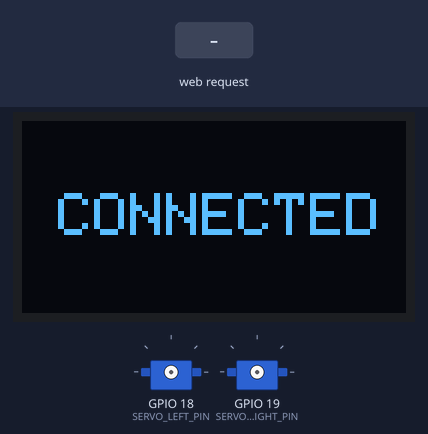
Bench run of a sketch on a simulated ESP32. Parts: 128×64 one-colour display, 2 × servo. Inputs (shaded band) come from the test bench. WiFi joins after 1.5 s; servers stay silent unless stated; random numbers use the default seed unless the sketch sets one.

Above: at 1.6 s.
At 3.7 s:
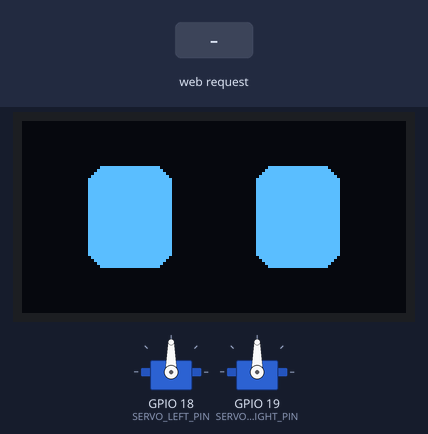
3.8 s: HTTP request GET /vector?x=120&y=120&swing=120 received
At 4.27 s:
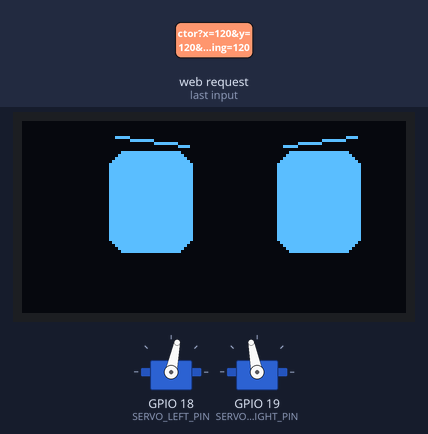
6.2 s: HTTP request GET /vector?x=1&y=1&swing=1 received
At 10.4 s:
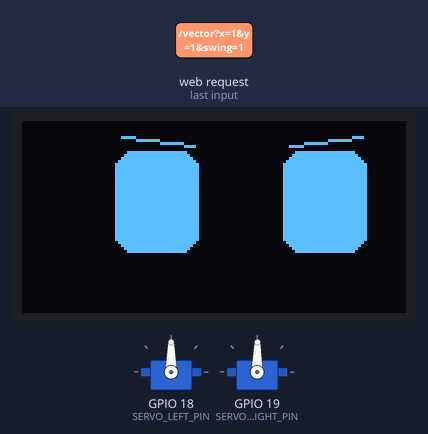
Timing chart, 0 to 11.9 s (numbered marks = the images above; inputs shaded):
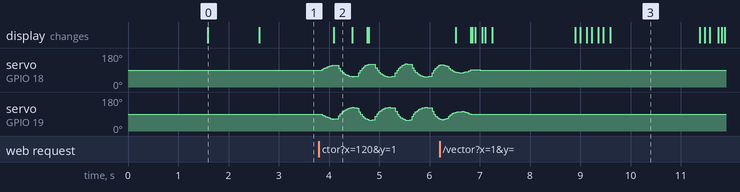

The sketch:

tars_physics_tuned.ino
```cpp
#include <WiFi.h>
#include <WebServer.h>
#include <Wire.h>
#include <Adafruit_GFX.h>
#include <Adafruit_SSD1306.h>
#include <ESP32Servo.h>
#include <math.h>

// --- Hardware & Display Pin Configuration ---
#define SCREEN_WIDTH 128
#define SCREEN_HEIGHT 64
#define OLED_RESET    -1
#define SCREEN_ADDRESS 0x3C

#define SERVO_LEFT_PIN   18
#define SERVO_RIGHT_PIN  19

// --- Wi-Fi Network Credentials ---
const char* WIFI_SSID     = "Aashi pawar";
const char* WIFI_PASSWORD = "8221946003";

// --- Servo Hardware Trims & Direction Inversion ---
float leftOffset        = 90.0;
float rightOffset       = 90.0;
bool invertRightServo   = false;

// --- Gait Parameters (Fully Tunable via Web UI) ---
float legSwingAngle     = 25.0; // Degrees legs swing forward
float bodyPushAngle      = 25.0; // Degrees legs push backward to move body
float pitchLiftAngle     = 12.0; // Dynamic pitch lift to unweight chassis
float swingDurationMs    = 220.0; // Leg swing phase duration (ms)
float pushDurationMs     = 280.0; // Body push phase duration (ms)
float pauseDurationMs    = 80.0;  // Transition pause duration (ms)
float servoSmoothFactor  = 0.25;  // Motion smoothing interpolation factor

// --- Control Vector States ---
float targetX = 0.0, targetY = 0.0;
float currentX = 0.0, currentY = 0.0;

// --- Output Servo Angles ---
float currentLeftAngle  = 90.0;
float currentRightAngle = 90.0;

// --- Phase State Machine Definition ---
enum GaitPhase {
  PHASE_IDLE,
  PHASE_SWING_LEGS_FORWARD,
  PHASE_PLANT_LEGS,
  PHASE_PUSH_BODY_FORWARD,
  PHASE_PLANT_BODY
};

GaitPhase currentPhase = PHASE_IDLE;
unsigned long phaseStartTime = 0;

// --- Animated Moving & Wandering Eyes Engine Variables ---
unsigned long lastEyeFrame = 0;
unsigned long nextBlinkTime = 0;
bool isBlinking = false;
unsigned long blinkStartTime = 0;

// Random Look / Gaze Vectors
float currentGazeX = 0.0;
float currentGazeY = 0.0;
float targetGazeX = 0.0;
float targetGazeY = 0.0;
unsigned long nextGazeShiftTime = 0;

// --- System Objects ---
Adafruit_SSD1306 display(SCREEN_WIDTH, SCREEN_HEIGHT, &Wire, OLED_RESET);
Servo servoLeft;
Servo servoRight;
WebServer server(80);

// --- Mobile Web Controller Interface ---
const char HTML_INTERFACE[] PROGMEM = R"rawliteral(
<!DOCTYPE html>
<html>
<head>
    <meta name="viewport" content="width=device-width, initial-scale=1.0, maximum-scale=1.0, user-scalable=no">
    <title>TARS Controller</title>
    <style>
        body { font-family: -apple-system, sans-serif; background: #121212; color: #E0E0E0; text-align: center; margin: 0; padding: 12px; }
        h1 { font-size: 22px; letter-spacing: 3px; color: #FFF; margin-bottom: 2px; }
        .subtitle { color: #888; font-size: 11px; margin-bottom: 12px; }
        .card { background: #1E1E1E; border-radius: 12px; padding: 12px; margin-bottom: 12px; box-shadow: 0 4px 10px rgba(0,0,0,0.3); text-align: left; }
        .card h3 { text-align: center; margin-top: 0; color: #007AFF; font-size: 14px; letter-spacing: 1px; }

        #joystick-container { position: relative; width: 170px; height: 170px; background: #2A2A2A; border-radius: 50%; margin: 8px auto; touch-action: none; border: 2px solid #444; }
        #stick { position: absolute; width: 60px; height: 60px; background: #007AFF; border-radius: 50%; top: 55px; left: 55px; box-shadow: 0 4px 8px rgba(0,0,0,0.4); }

        .btn { background: #FF3B30; color: white; border: none; padding: 10px; font-size: 13px; border-radius: 8px; cursor: pointer; width: 100%; font-weight: bold; margin-top: 8px;}

        .slider-container { margin: 10px 0; }
        label { font-weight: bold; font-size: 11px; color: #AAA; display: block; margin-bottom: 3px; }
        .slider { -webkit-appearance: none; width: 100%; height: 8px; border-radius: 4px; background: #333; outline: none; }
        .slider::-webkit-slider-thumb { -webkit-appearance: none; width: 20px; height: 20px; border-radius: 50%; background: #007AFF; cursor: pointer; }
        .slider-highlight::-webkit-slider-thumb { background: #30D158; }
        .value-display { float: right; color: #007AFF; font-weight: bold; }
    </style>
</head>
<body>
    <h1>TARS</h1>
    <div class="subtitle">KINEMATIC CONTROL SYSTEM</div>

    <div class="card" style="text-align: center;">
        <h3>JOYSTICK CONTROL</h3>
        <div id="joystick-container">
            <div id="stick"></div>
        </div>
        <button class="btn" onclick="resetJoystick()">EMERGENCY STOP</button>
    </div>

    <div class="card">
        <h3>GAIT & TIMING TUNER</h3>
        <div class="slider-container">
            <label>LEG SWING ANGLE <span id="swingVal" class="value-display">25&deg;</span></label>
            <input type="range" min="5" max="45" value="25" class="slider slider-highlight" id="swingSlider" oninput="updateConfig()">
        </div>
        <div class="slider-container">
            <label>BODY PUSH ANGLE <span id="pushVal" class="value-display">25&deg;</span></label>
            <input type="range" min="5" max="45" value="25" class="slider slider-highlight" id="pushSlider" oninput="updateConfig()">
        </div>
        <div class="slider-container">
            <label>PITCH LIFT ANGLE <span id="pitchVal" class="value-display">12&deg;</span></label>
            <input type="range" min="0" max="30" value="12" class="slider" id="pitchSlider" oninput="updateConfig()">
        </div>
        <div class="slider-container">
            <label>SWING DURATION <span id="swingTimeVal" class="value-display">220ms</span></label>
            <input type="range" min="100" max="600" step="10" value="220" class="slider" id="swingTimeSlider" oninput="updateConfig()">
        </div>
        <div class="slider-container">
            <label>PUSH DURATION <span id="pushTimeVal" class="value-display">280ms</span></label>
            <input type="range" min="100" max="800" step="10" value="280" class="slider" id="pushTimeSlider" oninput="updateConfig()">
        </div>
        <div class="slider-container">
            <label>TRANSITION PAUSE <span id="pauseVal" class="value-display">80ms</span></label>
            <input type="range" min="20" max="300" step="10" value="80" class="slider" id="pauseSlider" oninput="updateConfig()">
        </div>
    </div>

    <div class="card">
        <h3>SERVO TRIM & INVERSION</h3>
        <div class="slider-container">
            <label>LEFT LEG TRIM <span id="leftVal" class="value-display">90&deg;</span></label>
            <input type="range" min="50" max="130" value="90" class="slider" id="leftSlider" oninput="updateConfig()">
        </div>
        <div class="slider-container">
            <label>RIGHT LEG TRIM <span id="rightVal" class="value-display">90&deg;</span></label>
            <input type="range" min="50" max="130" value="90" class="slider" id="rightSlider" oninput="updateConfig()">
        </div>
        <div class="slider-container">
            <label>INVERT RIGHT SERVO DIRECTION</label>
            <input type="checkbox" id="invRight" onchange="updateConfig()">
        </div>
    </div>

    <script>
        const container = document.getElementById('joystick-container');
        const stick = document.getElementById('stick');
        let active = false, lastX = 0, lastY = 0;

        function sendVector(x, y) {
            if (Math.abs(x - lastX) < 2 && Math.abs(y - lastY) < 2) return;
            lastX = x; lastY = y;
            fetch(`/vector?x=${x}&y=${y}`);
        }

        function resetJoystick() {
            stick.style.transform = `translate(0px, 0px)`;
            lastX = 0; lastY = 0;
            fetch('/vector?x=0&y=0');
        }

        function updateConfig() {
            let swing = document.getElementById('swingSlider').value;
            let push = document.getElementById('pushSlider').value;
            let pitch = document.getElementById('pitchSlider').value;
            let stime = document.getElementById('swingTimeSlider').value;
            let ptime = document.getElementById('pushTimeSlider').value;
            let pause = document.getElementById('pauseSlider').value;
            let l_off = document.getElementById('leftSlider').value;
            let r_off = document.getElementById('rightSlider').value;
            let inv_r = document.getElementById('invRight').checked ? 1 : 0;

            document.getElementById('swingVal').innerText = swing + '°';
            document.getElementById('pushVal').innerText = push + '°';
            document.getElementById('pitchVal').innerText = pitch + '°';
            document.getElementById('swingTimeVal').innerText = stime + 'ms';
            document.getElementById('pushTimeVal').innerText = ptime + 'ms';
            document.getElementById('pauseVal').innerText = pause + 'ms';
            document.getElementById('leftVal').innerText = l_off + '°';
            document.getElementById('rightVal').innerText = r_off + '°';

            fetch(`/config?swing=${swing}&push=${push}&pitch=${pitch}&stime=${stime}&ptime=${ptime}&pause=${pause}&l_off=${l_off}&r_off=${r_off}&inv_r=${inv_r}`);
        }

        function handleMove(clientX, clientY) {
            const rect = container.getBoundingClientRect();
            let dx = clientX - rect.left - 85;
            let dy = clientY - rect.top - 85;
            let dist = Math.sqrt(dx * dx + dy * dy);
            let maxDist = 55;

            if (dist > maxDist) {
                dx = (dx / dist) * maxDist;
                dy = (dy / dist) * maxDist;
            }

            stick.style.transform = `translate(${dx}px, ${dy}px)`;

            let normX = Math.round((dx / maxDist) * 100);
            let normY = Math.round((-dy / maxDist) * 100);

            if(Math.abs(normX) < 8 && Math.abs(normY) < 8) { normX = 0; normY = 0; }
            sendVector(normX, normY);
        }

        container.addEventListener('pointerdown', (e) => { active = true; handleMove(e.clientX, e.clientY); });
        window.addEventListener('pointermove', (e) => { if (active) handleMove(e.clientX, e.clientY); });
        window.addEventListener('pointerup', () => { if (active) { active = false; stick.style.transform = `translate(0px, 0px)`; resetJoystick(); } });
    </script>
</body>
</html>
)rawliteral";

// --- OLED Animated Moving & Blinking Eyes Engine ---
void updateAnimatedEyes() {
    unsigned long currentMillis = millis();
    if (currentMillis - lastEyeFrame < 33) return; // Smooth 30 FPS Render Rate
    lastEyeFrame = currentMillis;

    // 1. Random Blinking Mechanics
    if (!isBlinking && currentMillis >= nextBlinkTime) {
        isBlinking = true;
        blinkStartTime = currentMillis;
        nextBlinkTime = currentMillis + random(2000, 5500); // Blink every 2-5.5 sec
    }

    int eyeHeight = 34; // Fully open eye height
    if (isBlinking) {
        if (currentMillis - blinkStartTime < 130) {
            eyeHeight = 3; // Fully closed flat line
        } else {
            isBlinking = false;
        }
    }

    // 2. Dynamic Eye Wandering / Joystick Override Logic
    float joystickMag = sqrt(currentX * currentX + currentY * currentY);

    if (joystickMag > 10.0) {
        // Joystick actively overrides eye direction
        targetGazeX = (currentX / 100.0) * 14.0;
        targetGazeY = -(currentY / 100.0) * 10.0;
    } else {
        // Robot idle state: Randomly shift gaze left, right, up, down, or center
        if (currentMillis >= nextGazeShiftTime) {
            nextGazeShiftTime = currentMillis + random(1200, 3800);

            int gazeOption = random(0, 6);
            switch(gazeOption) {
                case 0: targetGazeX = -14.0; targetGazeY = 0.0;  break; // Look Far Left
                case 1: targetGazeX = 14.0;  targetGazeY = 0.0;  break; // Look Far Right
                case 2: targetGazeX = 0.0;   targetGazeY = 0.0;  break; // Look Center Forward
                case 3: targetGazeX = -10.0; targetGazeY = -6.0; break; // Look Up-Left
                case 4: targetGazeX = 10.0;  targetGazeY = -6.0; break; // Look Up-Right
                case 5: targetGazeX = 0.0;   targetGazeY = 6.0;  break; // Look Down
            }
        }
    }

    // Smoothly ease/LERP current gaze coordinates towards target position
    currentGazeX += (targetGazeX - currentGazeX) * 0.16;
    currentGazeY += (targetGazeY - currentGazeY) * 0.16;

    display.clearDisplay();

    // Eye Dimensions & Base Centered Locations
    int eyeWidth = 28;
    int baseLeftEyeX = 36;
    int baseRightEyeX = 92;
    int baseEyeY = 32;

    int drawLeftX  = baseLeftEyeX  + (int)currentGazeX;
    int drawRightX = baseRightEyeX + (int)currentGazeX;
    int drawY      = baseEyeY      + (int)currentGazeY;

    // Render Expressive Rectangular Eyes with Rounded Corners
    display.fillRoundRect(drawLeftX - eyeWidth/2,  drawY - eyeHeight/2, eyeWidth, eyeHeight, 6, SSD1306_WHITE);
    display.fillRoundRect(drawRightX - eyeWidth/2, drawY - eyeHeight/2, eyeWidth, eyeHeight, 6, SSD1306_WHITE);

    // Expressive Eyebrow Accents based on gaze direction
    if (targetGazeY < -3.0 || currentY > 20) { // Looking up or forward
        display.drawLine(drawLeftX - 12, drawY - eyeHeight/2 - 5, drawLeftX + 12, drawY - eyeHeight/2 - 2, SSD1306_WHITE);
        display.drawLine(drawRightX - 12, drawY - eyeHeight/2 - 2, drawRightX + 12, drawY - eyeHeight/2 - 5, SSD1306_WHITE);
    } else if (abs(currentGazeX) > 8.0 || abs(currentX) > 20) { // Looking left or right
        display.drawLine(drawLeftX - 10, drawY - eyeHeight/2 - 4, drawLeftX + 10, drawY - eyeHeight/2 - 4, SSD1306_WHITE);
        display.drawLine(drawRightX - 10, drawY - eyeHeight/2 - 4, drawRightX + 10, drawY - eyeHeight/2 - 4, SSD1306_WHITE);
    }

    display.display();
}

// --- HTTP Route Handlers ---
void handleRoot() { server.send(200, "text/html", HTML_INTERFACE); }

void handleVector() {
    if (server.hasArg("x") && server.hasArg("y")) {
        targetX = server.arg("x").toFloat();
        targetY = server.arg("y").toFloat();
        server.send(200, "text/plain", "OK");
    }
}

void handleConfig() {
    if (server.hasArg("swing")) legSwingAngle  = server.arg("swing").toFloat();
    if (server.hasArg("push"))  bodyPushAngle   = server.arg("push").toFloat();
    if (server.hasArg("pitch")) pitchLiftAngle  = server.arg("pitch").toFloat();
    if (server.hasArg("stime")) swingDurationMs = server.arg("stime").toFloat();
    if (server.hasArg("ptime")) pushDurationMs  = server.arg("ptime").toFloat();
    if (server.hasArg("pause")) pauseDurationMs = server.arg("pause").toFloat();
    if (server.hasArg("l_off")) leftOffset     = server.arg("l_off").toFloat();
    if (server.hasArg("r_off")) rightOffset    = server.arg("r_off").toFloat();
    if (server.hasArg("inv_r")) invertRightServo = (server.arg("inv_r").toInt() == 1);

    server.send(200, "text/plain", "OK");
}

// --- Corrected 3-Block TARS Kinematic Phase Engine ---
void updatePhaseGaitEngine() {
    static unsigned long lastLoopTime = 0;
    unsigned long currentMillis = millis();

    if (currentMillis - lastLoopTime < 15) return; // 66 Hz Loop
    lastLoopTime = currentMillis;

    // Filter incoming inputs using Exponential Moving Average
    currentX += (targetX - currentX) * 0.15;
    currentY += (targetY - currentY) * 0.15;

    float normX = currentX / 100.0;
    float normY = currentY / 100.0;
    float magnitude = sqrt(normX * normX + normY * normY);

    // IDLE CHECK: When Joystick is centered, reset servos to neutral trim
    if (magnitude < 0.08) {
        currentPhase = PHASE_IDLE;
        currentLeftAngle  += (leftOffset - currentLeftAngle) * 0.1;
        currentRightAngle += (rightOffset - currentRightAngle) * 0.1;

        servoLeft.write((int)currentLeftAngle);
        servoRight.write((int)currentRightAngle);
        return;
    }

    unsigned long elapsedTime = currentMillis - phaseStartTime;

    float targetLeft = leftOffset;
    float targetRight = rightOffset;

    if (abs(normY) >= abs(normX) - 0.1) {
        // --- FORWARD / BACKWARD INCHING GAIT ---
        float dirSign = (normY >= 0.0) ? 1.0 : -1.0;
        float scale = abs(normY);

        switch (currentPhase) {
            case PHASE_IDLE:
                currentPhase = PHASE_SWING_LEGS_FORWARD;
                phaseStartTime = currentMillis;
                break;

            case PHASE_SWING_LEGS_FORWARD:
                targetLeft  = leftOffset  + (dirSign * legSwingAngle * scale) + (dirSign * pitchLiftAngle);
                targetRight = rightOffset - (dirSign * legSwingAngle * scale) - (dirSign * pitchLiftAngle);

                if (elapsedTime >= swingDurationMs) {
                    currentPhase = PHASE_PLANT_LEGS;
                    phaseStartTime = currentMillis;
                }
                break;

            case PHASE_PLANT_LEGS:
                targetLeft  = leftOffset  + (dirSign * legSwingAngle * scale);
                targetRight = rightOffset - (dirSign * legSwingAngle * scale);

                if (elapsedTime >= pauseDurationMs) {
                    currentPhase = PHASE_PUSH_BODY_FORWARD;
                    phaseStartTime = currentMillis;
                }
                break;

            case PHASE_PUSH_BODY_FORWARD:
                targetLeft  = leftOffset  - (dirSign * bodyPushAngle * scale) - (dirSign * pitchLiftAngle);
                targetRight = rightOffset + (dirSign * bodyPushAngle * scale) + (dirSign * pitchLiftAngle);

                if (elapsedTime >= pushDurationMs) {
                    currentPhase = PHASE_PLANT_BODY;
                    phaseStartTime = currentMillis;
                }
                break;

            case PHASE_PLANT_BODY:
                targetLeft  = leftOffset  - (dirSign * bodyPushAngle * scale);
                targetRight = rightOffset + (dirSign * bodyPushAngle * scale);

                if (elapsedTime >= pauseDurationMs) {
                    currentPhase = PHASE_SWING_LEGS_FORWARD;
                    phaseStartTime = currentMillis;
                }
                break;
        }
    } else {
        // --- LEFT / RIGHT TURNING (SCISSORING) GAIT ---
        float turnSign = (normX >= 0.0) ? 1.0 : -1.0;
        float scale = abs(normX);

        switch (currentPhase) {
            case PHASE_IDLE:
                currentPhase = PHASE_SWING_LEGS_FORWARD;
                phaseStartTime = currentMillis;
                break;

            case PHASE_SWING_LEGS_FORWARD:
                targetLeft  = leftOffset  + (turnSign * legSwingAngle * scale);
                targetRight = rightOffset + (turnSign * legSwingAngle * scale);

                if (elapsedTime >= swingDurationMs) {
                    currentPhase = PHASE_PLANT_LEGS;
                    phaseStartTime = currentMillis;
                }
                break;

            case PHASE_PLANT_LEGS:
                targetLeft  = leftOffset  + (turnSign * legSwingAngle * scale);
                targetRight = rightOffset + (turnSign * legSwingAngle * scale);

                if (elapsedTime >= pauseDurationMs) {
                    currentPhase = PHASE_PUSH_BODY_FORWARD;
                    phaseStartTime = currentMillis;
                }
                break;

            case PHASE_PUSH_BODY_FORWARD:
                targetLeft  = leftOffset  - (turnSign * bodyPushAngle * scale);
                targetRight = rightOffset - (turnSign * bodyPushAngle * scale);

                if (elapsedTime >= pushDurationMs) {
                    currentPhase = PHASE_PLANT_BODY;
                    phaseStartTime = currentMillis;
                }
                break;

            case PHASE_PLANT_BODY:
                targetLeft  = leftOffset  - (turnSign * bodyPushAngle * scale);
                targetRight = rightOffset - (turnSign * bodyPushAngle * scale);

                if (elapsedTime >= pauseDurationMs) {
                    currentPhase = PHASE_SWING_LEGS_FORWARD;
                    phaseStartTime = currentMillis;
                }
                break;
        }
    }

    if (invertRightServo) {
        targetRight = rightOffset - (targetRight - rightOffset);
    }

    currentLeftAngle  += (targetLeft  - currentLeftAngle)  * servoSmoothFactor;
    currentRightAngle += (targetRight - currentRightAngle) * servoSmoothFactor;

    servoLeft.write((int)constrain(currentLeftAngle, 10.0, 170.0));
    servoRight.write((int)constrain(currentRightAngle, 10.0, 170.0));
}

void setup() {
    Serial.begin(115200);

    // Initialize OLED Screen
    if(!display.begin(SSD1306_SWITCHCAPVCC, SCREEN_ADDRESS)) {
        Serial.println("OLED init failed");
        for(;;);
    }

    // Display Initial Connection Status
    display.clearDisplay();
    display.setTextColor(SSD1306_WHITE);
    display.setTextSize(2);
    display.setCursor(10, 24);
    display.print("CONNECTING");
    display.display();

    // Connect to Wi-Fi Network
    WiFi.begin(WIFI_SSID, WIFI_PASSWORD);

    int attempts = 0;
    while (WiFi.status() != WL_CONNECTED) {
        delay(500);
        attempts++;
        if (attempts > 30) ESP.restart();
    }

    // Display "CONNECTED" Status for exactly 1 second
    display.clearDisplay();
    display.setTextSize(2);
    display.setCursor(12, 24);
    display.print("CONNECTED");
    display.display();
    delay(1000);

    // Attach Servos and set neutral stance
    servoLeft.attach(SERVO_LEFT_PIN);
    servoRight.attach(SERVO_RIGHT_PIN);
    servoLeft.write((int)leftOffset);
    servoRight.write((int)rightOffset);

    // Bind Web Server HTTP Handler Routes
    server.on("/", handleRoot);
    server.on("/vector", handleVector);
    server.on("/config", handleConfig);
    server.begin();

    nextBlinkTime = millis() + 2000;
    nextGazeShiftTime = millis() + 1500;
}

void loop() {
    server.handleClient();
    updatePhaseGaitEngine();
    updateAnimatedEyes();
}
```

Measured:
- after the input at 6.2 s, the display: first changes after 0.32 s (image 3 shows a later state)
- what the display in image 0 shows lasts 1.0 s, from 1.6 s to 2.6 s
